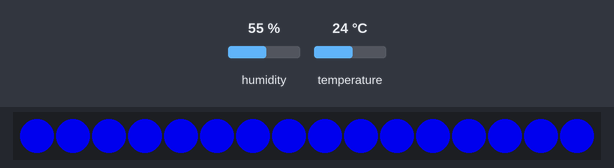
This sketch was run on a simulated ESP32. Shown: 16 RGB LEDs in strip order, left to right. The inputs (shaded band) are chosen by the test bench; at power-on: humidity 55 %, temperature 24 °C. WiFi joins after 1.5 s; servers stay silent unless stated; no MQTT or app messages arrive unless stated; what the sketch prints to the serial monitor is not drawn.

Above: at 5.6 s.
5.7 s: humidity set to 51 %
12.6 s: humidity set to 48 %
At 16.1 s:
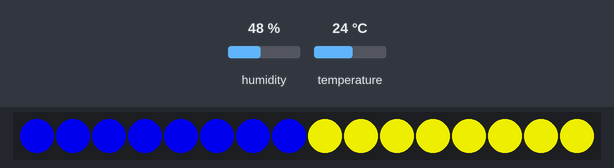
19.5 s: temperature set to 30 °C
26.4 s: temperature set to 33 °C
At 31.2 s:
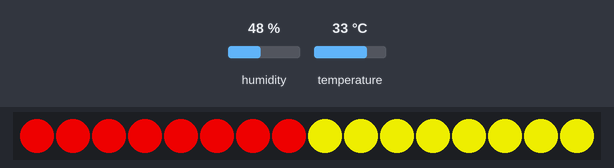
33.3 s: humidity set to 68 %
At 36.3 s:
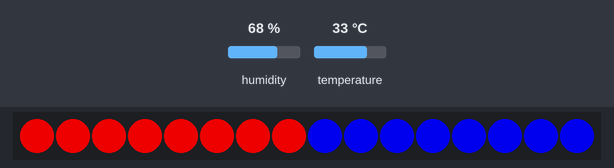
40.2 s: humidity set to 22 %
At 46.4 s:
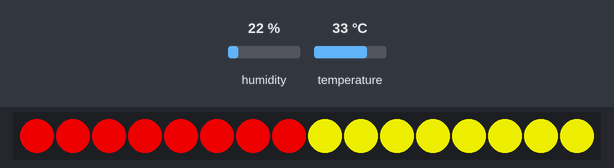
Timing chart, 0 to 47.9 s (numbered marks = the images above; inputs shaded):
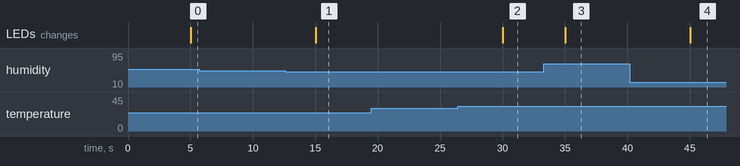

Measured:
- the behaviour switches between 50 and 49 % on humidity (found by bisection; images 0 and 1)
- the behaviour switches between 31 and 32 °C on temperature (found by bisection; images 1 and 2)
- after the input at 5.7 s, every drawn part: stays the same
- after the input at 12.6 s, the LEDs: change after 2.4 s (image 1)
- after the input at 19.5 s, every drawn part: stays the same
- after the input at 26.4 s, the LEDs: change after 3.6 s (image 2)
- after the input at 33.3 s, the LEDs: change after 1.7 s (image 3)
- after the input at 40.2 s, the LEDs: change after 4.8 s (image 4)

The sketch:

7.3.ino
```cpp
#include <WiFi.h>
#include <Adafruit_NeoPixel.h>
#include "Adafruit_MQTT.h"
#include "Adafruit_MQTT_Client.h"
#include "DHT.h"

//Pin Definitions
#define PIN_NEOPIXEL 13
#define NUM_PIXELS   16
#define PIN_DHT      15
#define DHTTYPE      DHT11

//Object Initialisation
Adafruit_NeoPixel strip = Adafruit_NeoPixel(NUM_PIXELS, PIN_NEOPIXEL, NEO_GRB + NEO_KHZ800);
DHT dht(PIN_DHT, DHTTYPE);

//WiFi & Adafruit IO Setup
#define WLAN_SSID       "Ananya"
#define WLAN_PASS       "."
#define AIO_USERNAME    "anxnyay"
#define AIO_KEY         "."

WiFiClient client;
Adafruit_MQTT_Client mqtt(&client, "io.adafruit.com", 1883, AIO_USERNAME, AIO_KEY);

//Publishers (Outgoing Sensor Data to Adafruit IO Dashboard)
Adafruit_MQTT_Publish temp_publish = Adafruit_MQTT_Publish(&mqtt, AIO_USERNAME "/feeds/temperature");
Adafruit_MQTT_Publish hum_publish = Adafruit_MQTT_Publish(&mqtt, AIO_USERNAME "/feeds/humidity");

//Global Variables
unsigned long lastSensorUpdate = 0;

void MQTT_connect();
void updateMoodlamp(float t, float h);

void setup() {
  Serial.begin(115200);

  // Hardware Setup
  strip.begin();
  strip.setBrightness(200);
  strip.show(); // Clear ring (off)
  dht.begin();

  // WiFi Connection
  Serial.print("Connecting to WiFi...");
  WiFi.begin(WLAN_SSID, WLAN_PASS);
  while (WiFi.status() != WL_CONNECTED) {
    delay(500);
    Serial.print(".");
  }
  Serial.println(" Connected!");
}

void loop() {
  MQTT_connect();

  // Read sensors and update LEDs + Adafruit IO every 5 seconds
  if (millis() - lastSensorUpdate > 5000) {
    lastSensorUpdate = millis();

    float h = dht.readHumidity();
    float t = dht.readTemperature();

    if (!isnan(h) && !isnan(t)) {
      Serial.print("Temp: "); Serial.print(t); Serial.print(" °C | ");
      Serial.print("Humidity: "); Serial.print(h); Serial.println(" %");

      // 1. Update Moodlamp LEDs based on conditions
      updateMoodlamp(t, h);

      // 2. Publish values to Adafruit IO Dashboard
      temp_publish.publish(t);
      delay(1000); // Staggered delay for MQTT broker stability
      hum_publish.publish(h);

    } else {
      Serial.println("Failed to read from DHT sensor!");
    }
  }

  if (!mqtt.ping()) mqtt.disconnect();
}

/************************* LED Logic *********************************/

void updateMoodlamp(float t, float h) {
  uint32_t tempColor;
  uint32_t humColor;

  // Temperature Logic: Left 8 LEDs (Indices 0 to 7)
  if (t < 32.0) {
    tempColor = strip.Color(0, 0, 255);   // BLUE
  } else {
    tempColor = strip.Color(255, 0, 0);   // RED
  }

  // Humidity Logic: Right 8 LEDs (Indices 8 to 15)
  if (h < 50.0) {
    humColor = strip.Color(255, 255, 0);  // YELLOW
  } else {
    humColor = strip.Color(0, 0, 255);    // BLUE
  }

  // Set Left Half (0 - 7) for Temperature
  for (int i = 0; i < 8; i++) {
    strip.setPixelColor(i, tempColor);
  }

  // Set Right Half (8 - 15) for Humidity
  for (int i = 8; i < 16; i++) {
    strip.setPixelColor(i, humColor);
  }

  strip.show(); // Apply colors to physical NeoPixels
}

void MQTT_connect() {
  if (mqtt.connected()) return;
  Serial.print("Connecting to MQTT... ");
  while (mqtt.connect() != 0) {
    mqtt.disconnect();
    delay(5000);
  }
  Serial.println("MQTT Connected!");
}
```
